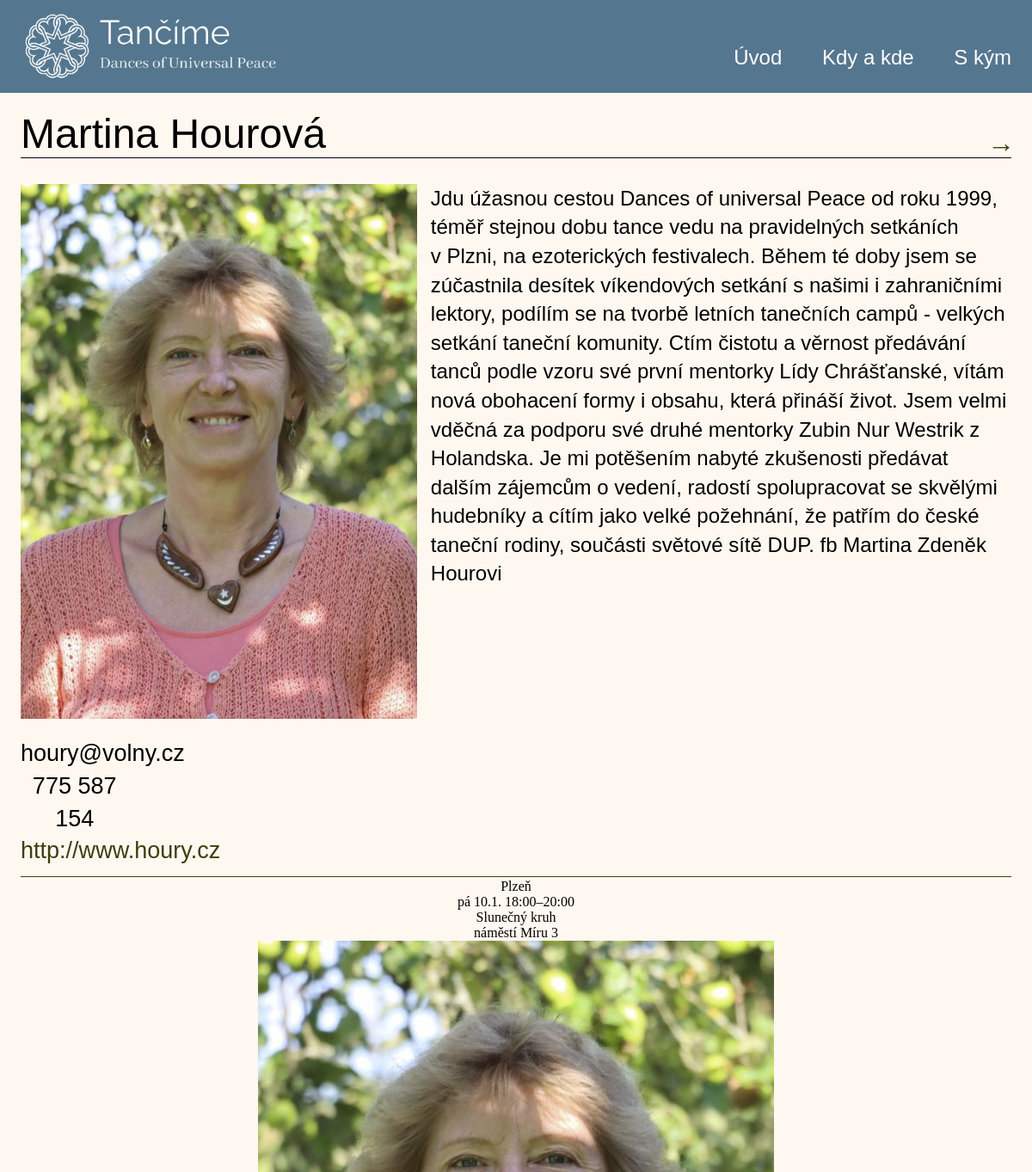
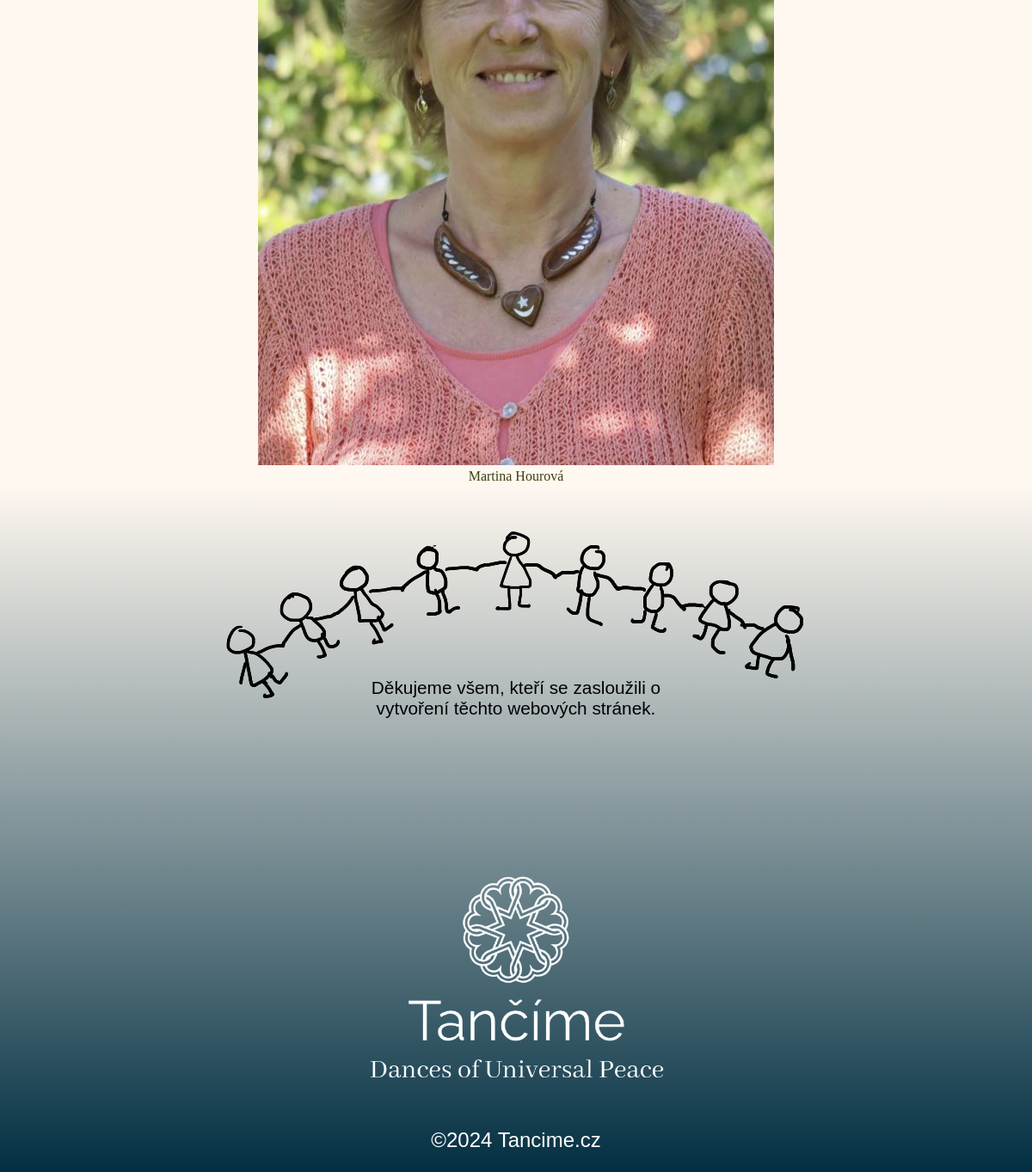
The page /lector/martina-hourova/ on the database its author committed (2 pictures, top to bottom).
### danceapp/models.py (models this page shows, shortened)
class Lector(models.Model):
    user = models.OneToOneField(User, on_delete=models.CASCADE, null=True, blank=True, verbose_name="Uživatel")
    firstName = models.CharField(max_length=50, verbose_name="Jméno")
    lastName = models.CharField(max_length=50, null=True, blank=True, verbose_name="Příjmení")
    slug = models.SlugField(max_length=100, unique=True)
    image = models.ImageField(upload_to='images/', null=True, blank=True, verbose_name="Fotka")
    description = models.TextField(verbose_name="Popis")
    phone = models.CharField(max_length=50, null=True, blank=True, verbose_name="Telefon")
    email = models.EmailField(null=True, blank=True, verbose_name="E-mail")
    link = models.CharField(max_length=256, null=True, blank=True, verbose_name="Odkaz na stránku")
    class Meta:
        ordering = ['firstName'] #řazení lektorů podle abecedy
        verbose_name = "Lektor"
        verbose_name_plural = "Lektoři"

class Event(models.Model):
    parent = models.ForeignKey(EventGroup, verbose_name="Event Group", on_delete=models.PROTECT)
    date = models.DateField(verbose_name="Datum", default=datetime.date.today)
    description = models.TextField(verbose_name="Dodatečný popis (nepovinné)", null=True, blank=True)
    town_to_number = {}
    next_number = 1
    class Meta:
        verbose_name = "Taneční večer"
        verbose_name_plural = "Taneční večery"
    @property
    def colorNumber(self):
        town_name = self.parent.location.town
        if town_name not in Event.town_to_number:
            Event.town_to_number[town_name] = Event.next_number
            Event.next_number = (Event.next_number % 6) + 1
        return Event.town_to_number[town_name]

class EventGroup(models.Model):
    lector = models.ManyToManyField(Lector, verbose_name="Lektor")
    location = models.ForeignKey(Location, verbose_name="Místo konání", on_delete=models.PROTECT)
    startTime = models.TimeField(verbose_name="Začátek", default='18:00')
    endTime = models.TimeField(verbose_name="Konec (nepovinné)", default='20:00', null=True, blank=True)
    description = models.TextField(verbose_name="Popis")
    image = models.ImageField(verbose_name="Obrázek", upload_to='images/', null=True, blank=True)
    class Meta:
        verbose_name = "Taneční večer"
        verbose_name_plural = "Taneční večery"

class Location(models.Model):
    coordinates = models.CharField(max_length=50, verbose_name="Souřadnice")
    name = models.CharField(max_length=50, null=True, blank=True, verbose_name="Název místa (nepovinné)")
    town = models.CharField(max_length=50, verbose_name="Město/Obec")
    address = models.CharField(max_length=100, verbose_name="Adresa (ulice a ČP)")
    description = models.CharField(max_length=100, null=True, blank=True, verbose_name="Popis (jak se k nám dostat)")
    lector = models.ForeignKey('Lector', on_delete=models.PROTECT, verbose_name="Lektor")
    class Meta:
        verbose_name = "Místo konání"
        verbose_name_plural = "Místa konání"

### dance_web/views.py (the view)
# urls.py: path('lector/<slug:slug>/', views.lector_page, name='lector_page'),
def lector_page(request, slug):
    lectors = Lector.objects.all().order_by('id')
    lector = Lector.objects.get(slug=slug)
    lector_index = list(lectors).index(lector)
    prev_lector = lectors[lector_index - 1] if lector_index > 0 else None
    next_lector = lectors[lector_index + 1] if lector_index < len(lectors) - 1 else None
    events = Event.objects.filter(parent__lector=lector).order_by('date')
    workshops = Workshop.objects.filter(lector=lector).order_by('start')
    combined = sorted(chain(events, workshops), key=lambda x: x.date if hasattr(x, 'date') else x.start)
    context = {
        'workshops': workshops,
        'events': events,
        'combined': combined,
        'lector': lector,
        'prev_lector': prev_lector,
        'next_lector': next_lector,
    }
    return render(request, 'lector_page.html', context)

### danceapp/templatetags/custom_filters.py (called while the page is built)
@register.filter
def filter_past_events(events):
    now = timezone.now()
    future_events = []
    for event in events:
        if hasattr(event, 'end'):
            if isinstance(event.end, timezone.datetime):
                if event.end >= now:
                    future_events.append(event)
            else:
                if event.end >= now.date():
                    future_events.append(event)
        elif hasattr(event, 'date'):
            if event.date >= now.date():
                future_events.append(event)
        elif hasattr(event, 'start'):
            if event.start >= now.date():
                future_events.append(event)
    return future_events

### templates/lector_page.html (shortened to what this page needs)
{% extends "base.html" %}
{% load custom_filters %}
{% load static %}
{% block extra_css %}
    <link rel="stylesheet" type="text/css" href="{% static 'css/homepage.css' %}">
    <link rel="stylesheet" type="text/css" href="{% static 'css/lector_page.css' %}">
{% endblock %}
{% block content %}
    <div class="lector-navigation">
        {% if next_lector %}
            <a href="{% url 'lector_page' slug=next_lector.slug %}" class="nav-arrow right-arrow">→</a>
        {% endif %}
    </div>
    <div class="section-container lector-detail">
        <div class="lector-detail-name">{{ lector.firstName }}{% if lector.lastName %} {{ lector.lastName }}{% endif %}</div>
        <img src="{{ lector.image.url }}" alt="{{ lector.image }}">
        <div class="lector-detail-description">
            {{ lector.description }}
        </div>
    </div>
    <div class="section-container">
    {% if lector.email or lector.phone or lector.link %}
    <div class="contact">
        <div class="email">
            {% if lector.email %}
                <div class="email">{{ lector.email }}
            {% endif %}
        </div>
        <div class="phone">
            {% if lector.phone %}
                {{ lector.phone }}
            {% endif %}
        </div>
        <div class="link">
            {% if lector.link %}
                <a href="{{ lector.link }}" target="_blank">{{ lector.link }}</a>
            {% endif %}
        </div>
    </div>
    {% endif %}
    </div>
    <div class="section">
    </div>
    <div id="events" class="text-container section">
        {% if events|filter_past_events %}
        <div class="event-cards">
            {% for event in events|filter_past_events %}
            <div class="event-card event-card-color{{ event.colorNumber }}">
                <div class="event-town">{{ event.parent.location.town }}</div>
                <div class="event-date">
                    {% with event|date_format as date %}
                        {{ date.day }} {{ date.date }} {{ date.startTime }}{% if date.endTime %}–{{ date.endTime }} {% endif %}
                    {% endwith %}
                </div>
                <div class="event-content">
                    <div class="event-address">{{ event.parent.location.name }} <br> {{ event.parent.location.address }} </div>
                    <div class="event-lectors">
                        <div class="event-lector">
                            {% for lector in event.parent.lector.all %}
                            <a href="{% url 'lector_page' slug=lector.slug %}">
                                <img class="event-lector-image" src="{{ lector.image.url }}" alt="lector" />
                                <div class="event-lector-name">{{ lector.firstName }}{% if lector.lastName %} {{ lector.lastName }}{% endif %}{% if not forloop.last %}, {% endif %}</div>
                            </a>
                            {% endfor %}
                        </div>
                    </div>
                </div>
            </div>
            {% endfor %}
        </div>
        {% endif %}
    </div>
    </div>
{% endblock %}

### templates/base.html (shortened to what this page needs)
{% load static %}
<!DOCTYPE html>
<html lang="en">
<head>
    <link rel="stylesheet" type="text/css" href="{% static 'css/base.css' %}">
    {% block extra_css %}{% endblock %}
</head>
<body>
    <div class="page">
        <div class="header">
        <div class="header-content section-container">
            <div class="logo">
                <a href="{% url 'homepage' %}">
                    <img src="/static/images/logo.png" alt="logo" width="300"/>
                </a>
            </div>
            <div class="menu" id="menu">
                <div class="menu-item"><a href="{% url 'homepage' %}">Úvod</a></div>
                <div class="menu-item"><a href="{% url 'events' %}">Kdy a kde</a></div>
                <div class="menu-item"><a href="{% url 'lectors' %}">S kým</a></div>
            </div>
        </div>
        </div>
        <div class="content">
            {% block content %}
            {% endblock %}
        </div>
        <div class="footer">
            <img class="lidi" src="/static/images/lidi.png" alt="">
            <div class="footer-text1">Děkujeme všem, kteří se zasloužili o<br>vytvoření těchto webových stránek.</div>
            <a href="{% url 'homepage' %}">
                <img class="footer-logo" src="/static/images/logo2.png" alt="">
            </a>
            <div class="footer-text2">©2024 Tancime.cz</div>
        </div>
    </div>
</body>
</html>

### static/css/base.css (style rules this page uses)
body { padding: 0px; margin: 0px; }
a { text-decoration: none; }
.content { width: 100%; }
.page { width: 100%; text-align: center; background-color: #FFF8F0; }
.section-container { width: 96%; max-width: 1200px; display: inline-block; }
.header { position: relative; width: 100%; background-color: #022F424D; text-align: center; z-index: 1; }
.header-content { position: relative; text-align: left; }
.menu { display: inline-block; font-family: 'Ysabeau SC', sans-serif; font-size: 1.5em; vertical-align: top; position: absolute; right: 0px; top: 53px; }
.logo { display: inline-block; vertical-align: top; position: relative; }
.menu-item { display: inline-block; margin-left: 40px; }
.menu-item a { color: #ffffff; }
.footer { background: linear-gradient(to top, #022F42, #FFF8F0); height: 100vh; font-family: 'Raleway', sans-serif; display: flex; flex-direction: column; align-items: center; justify-content: center; }
.lidi { margin-top: 100px; position: relative; top: -100px; }
.footer-text1 { margin-bottom: 20px; top: -150px; font-family: 'Raleway', sans-serif; font-size: 1.3em; color: #000006; position: relative; }
.footer-logo { vertical-align: bottom; width: 350px; position: relative; padding-top: 0px; }
.footer-text2 { font-family: 'Raleway', sans-serif; font-size: 1.5em; color: #ffffff; padding-top: 50px; }

### static/css/homepage.css (style rules this page uses)
#events { margin-top: -22px; padding-top: 0px; }
.section { padding-top: 20px; width: 100%; display: inline-block; }

### static/css/lector_page.css (style rules this page uses)
.header { background-color: #55768F; }
a { color: #3C3F0F; }
.lector-navigation { position: relative; width: 100%; height: 0; margin-bottom: 20px; }
.nav-arrow { text-decoration: none; font-size: 2em; color: #3C3F0F; position: absolute; top: 20px; z-index: 10; transition: transform 0.3s ease, box-shadow 0.3s ease; transform-origin: center; }
.right-arrow { right: 20px; }
.lector-detail { display: inline-block; }
.lector-detail img { width: 40%; margin-right: 16px; margin-bottom: 2px; vertical-align: top; float: left; }
.lector-detail-name { font-size: 3em; font-family: 'Ysabeau SC', sans-serif; text-align: left; border-bottom: 1px solid #000006; margin-bottom: 30px; }
.lector-detail-description { font-family: 'Raleway', sans-serif; font-size: 1.5em; text-align: left; line-height: 1.4; vertical-align: top; }
.contact { margin-top: 20px; position: relative; padding-bottom: 10px; border-bottom: 1px solid #3C3F0F; width: 100%; display: flex; }
.email, .phone, .link { font-family: 'Raleway', sans-serif; font-size: 1.3em; line-height: 1.4; vertical-align: top; width: 33%; vertical-align: bottom; }
.email { text-align: left; }
.phone { text-align: center; }
.link { text-align: right; }

### rows shown on the page
Lector: firstName "Martina", lastName "Hourová", image (picture), description "Jdu úžasnou cestou Dances of universal Peace od roku 1999, téměř stejnou dobu tance vedu na pravidelných setkáních v Plzni, na ezoterických festivalech. Během té doby jsem se zúčastnila desítek víkendových setkání s našimi i zahraničními lektory, podílím se na tvorbě letních tanečních campů - velkých setkání taneční komunity. Ctím čistotu a věrnost předávání tanců podle vzoru své první mentorky Lídy Chrášťanské, vítám nová obohacení formy i obsahu, která přináší život. Jsem velmi vděčná za podporu své druhé mentorky Zubin Nur Westrik z Holandska. Je mi potěšením nabyté zkušenosti předávat dalším zájemcům o vedení, radostí spolupracovat se skvělými hudebníky a cítím jako velké požehnání, že…", email "houry@volny.cz", phone "775 587 154", link "http://www.houry.cz"
Event: parent.location.town "Plzeň", day "pá", date "10.1.", startTime "18:00", endTime "20:00", parent.location.name "Slunečný kruh", parent.location.address "náměstí Míru 3"
